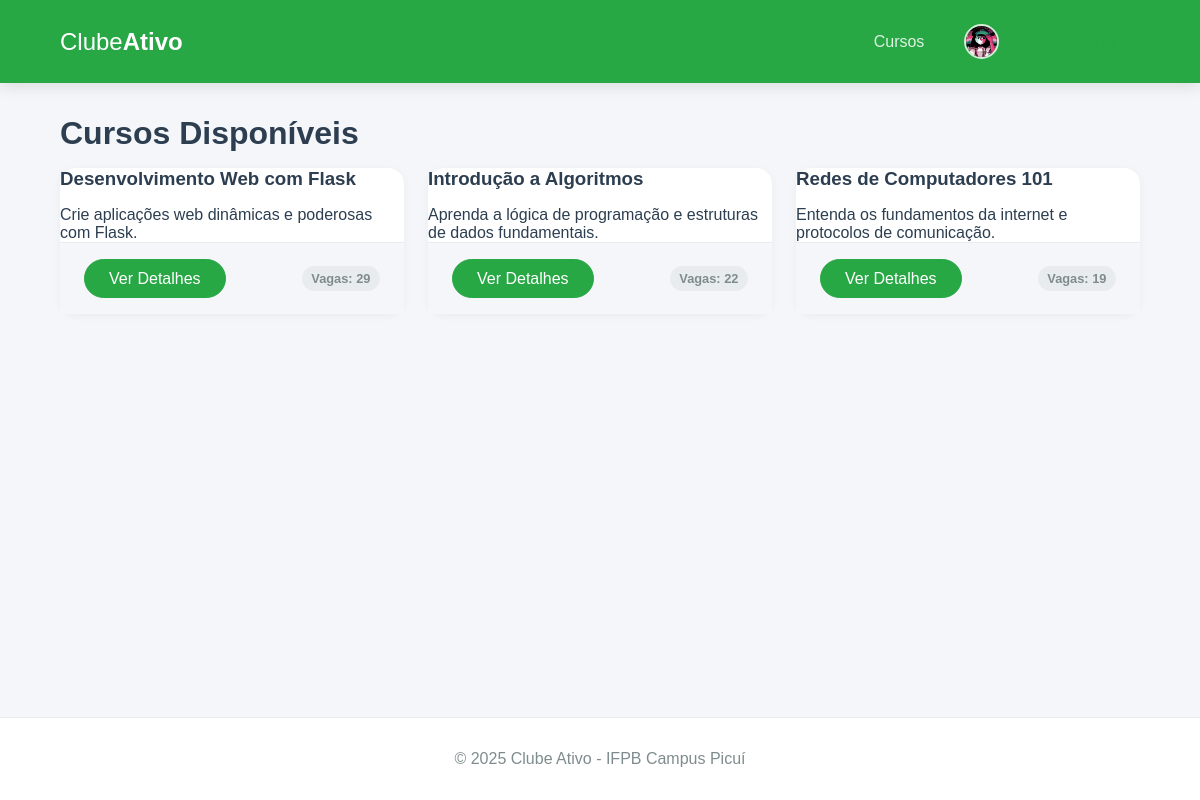
The app's page / (signed in) with its own data.
### app.py (models this page shows, shortened)
class User(db.Model):
    id = db.Column(db.Integer, primary_key=True)
    username = db.Column(db.String(12), unique=True, nullable=False) # Matrícula
    password_hash = db.Column(db.String(256), nullable=False)
    image_file = db.Column(db.String(100), nullable=False, default='default.jpg')
    cursos = db.relationship('Curso', secondary=inscricao_tabela, back_populates='alunos', lazy='dynamic')

class Curso(db.Model):
    id = db.Column(db.Integer, primary_key=True)
    titulo = db.Column(db.String(200), nullable=False)
    descricao = db.Column(db.Text, nullable=False)
    vagas = db.Column(db.Integer, nullable=False)
    alunos = db.relationship('User', secondary=inscricao_tabela, back_populates='cursos', lazy='dynamic')
    @property
    def vagas_restantes(self):
        return self.vagas - self.alunos.count()

### app.py (the view)
@app.route('/')
@login_required
def home():
    cursos = Curso.query.order_by(Curso.titulo).all()
    return render_template('lista_cursos.html', cursos=cursos)

### app.py (called while the page is built)
def login_required(f):
    @wraps(f)
    def decorated_function(*args, **kwargs):
        if 'user_id' not in session:
            flash('Você precisa fazer login para acessar esta página.', 'warning')
            return redirect(url_for('login'))
        return f(*args, **kwargs)
    return decorated_function

@app.context_processor
def inject_user_and_year():
    user = None
    if 'user_id' in session:
        user = User.query.get(session['user_id'])
    return dict(current_user_data=user, current_year=datetime.utcnow().year)

### templates/lista_cursos.html (shortened to what this page needs)
{% extends 'base.html' %}
{% block content %}
    <h1 class="page-header">Cursos Disponíveis</h1>
    <div class="course-grid">
        {% for curso in cursos %}
            <div class="card course-card">
                <h3>{{ curso.titulo }}</h3>
                <p class="text-muted">{{ curso.descricao|truncate(120) }}</p>
                <div class="card-footer">
                    <a href="{{ url_for('detalhe_curso', curso_id=curso.id) }}" class="btn">Ver Detalhes</a>
                    <span class="vagas-badge">Vagas: {{ curso.vagas_restantes }}</span>
                </div>
            </div>
        {% else %}
            <p>Nenhum curso disponível no momento.</p>
        {% endfor %}
    </div>
{% endblock %}

### templates/base.html (shortened to what this page needs)
<!DOCTYPE html>
<html lang="pt-br">
<head>
    <link rel="stylesheet" href="{{ url_for('static', filename='css/style.css') }}">
</head>
<body>
    <header class="header">
        <div class="container">
            <nav class="navbar">
                <a class="navbar-brand" href="{{ url_for('home') if current_user_data else url_for('login') }}">
                    <strong>Clube</strong>Ativo
                </a>
                <div class="nav-links" id="nav-links">
                    {% if current_user_data %}
                        <a class="nav-item" href="{{ url_for('home') }}">Cursos</a>
                        <div class="nav-item user-menu">
                             <a class="user-menu-trigger" href="#">
                                <img src="{{ url_for('static', filename='profile_pics/' + current_user_data.image_file) }}" class="nav-profile-image">
                                <span>{{ current_user_data.username }}</span> ▼
                            </a>
                        </div>
                    {% else %}
                        <a href="{{ url_for('login') }}" class="nav-item">Entrar</a>
                        <a href="{{ url_for('register') }}" class="nav-item btn btn-outline">Registar</a>
                    {% endif %}
                </div>
            </nav>
        </div>
    </header>
    <main class="container">
        {% block content %}{% endblock %}
    </main>
    <footer class="footer">
        <p>&copy; {{ current_year }} Clube Ativo - IFPB Campus Picuí</p>
    </footer>
</body>
</html>

### static/css/style.css (style rules this page uses)
:root { --ifpb-green: #28a745; --ifpb-green-dark: #218838; --dark-text: #2c3e50; --light-text: #7f8c8d; --background-light: #f4f6f9; --surface-white: #ffffff; --border-color: #e9ecef; --font-family-base: 'Poppins', sans-serif; --shadow-sm: 0 2px 8px rgba(0,0,0,0.05); --shadow-md: 0 4px 15px rgba(0,0,0,0.1); }
* { box-sizing: border-box; margin: 0; padding: 0; }
html { height: 100%; }
body { font-family: var(--font-family-base); background-color: var(--background-light); color: var(--dark-text); display: flex; flex-direction: column; min-height: 100%; }
.container { width: 90%; max-width: 1140px; margin: 0 auto; }
main.container { flex-grow: 1; padding-top: 2rem; padding-bottom: 2rem; }
h1, h2, h3, h4 { font-weight: 600; color: var(--dark-text); margin-bottom: 1rem; }
a { color: var(--ifpb-green); text-decoration: none; transition: color 0.2s; }
.header { background-color: var(--ifpb-green); padding: 1rem 0; box-shadow: var(--shadow-md); position: sticky; top: 0; z-index: 100; }
.navbar { display: flex; justify-content: space-between; align-items: center; }
.navbar-brand { font-weight: 700; font-size: 1.5rem; color: var(--surface-white); }
.navbar-brand strong { font-weight: 400; }
.nav-links { display: flex; align-items: center; gap: 1.5rem; }
.nav-item { color: rgba(255, 255, 255, 0.85); font-weight: 500; padding: 0.5rem; }
.nav-profile-image { width: 35px; height: 35px; border-radius: 50%; margin-right: 10px; object-fit: cover; border: 2px solid rgba(255, 255, 255, 0.8); }
.user-menu { position: relative; }
.user-menu-trigger { display: flex; align-items: center; cursor: pointer; }
.card { background-color: var(--surface-white); border-radius: 1rem; box-shadow: var(--shadow-sm); transition: all 0.3s ease-in-out; display: flex; flex-direction: column; }
.card .card-footer { padding: 1rem 1.5rem; background-color: var(--background-light); border-top: 1px solid var(--border-color); display: flex; justify-content: space-between; align-items: center; }
.course-grid { display: grid; grid-template-columns: repeat(auto-fill, minmax(300px, 1fr)); gap: 1.5rem; }
.vagas-badge { background-color: var(--border-color); color: var(--light-text); padding: 0.3rem 0.6rem; border-radius: 50px; font-size: 0.8rem; font-weight: 600; }
.btn { background-color: var(--ifpb-green); border: 1px solid var(--ifpb-green); color: #fff; font-weight: 500; padding: 0.6rem 1.5rem; border-radius: 50px; transition: all 0.3s ease; cursor: pointer; text-align: center; }
.footer { padding: 2rem 0; background-color: var(--surface-white); text-align: center; margin-top: auto; border-top: 1px solid var(--border-color); }
.footer p { margin: 0; color: var(--light-text); }

### records on screen
User: image_file (picture)
Curso: titulo "Desenvolvimento Web com Flask", descricao "Crie aplicações web dinâmicas e poderosas com Flask.", vagas_restantes "29"
Curso: titulo "Introdução a Algoritmos", descricao "Aprenda a lógica de programação e estruturas de dados fundamentais.", vagas_restantes "22"
Curso: titulo "Redes de Computadores 101", descricao "Entenda os fundamentos da internet e protocolos de comunicação.", vagas_restantes "19"
